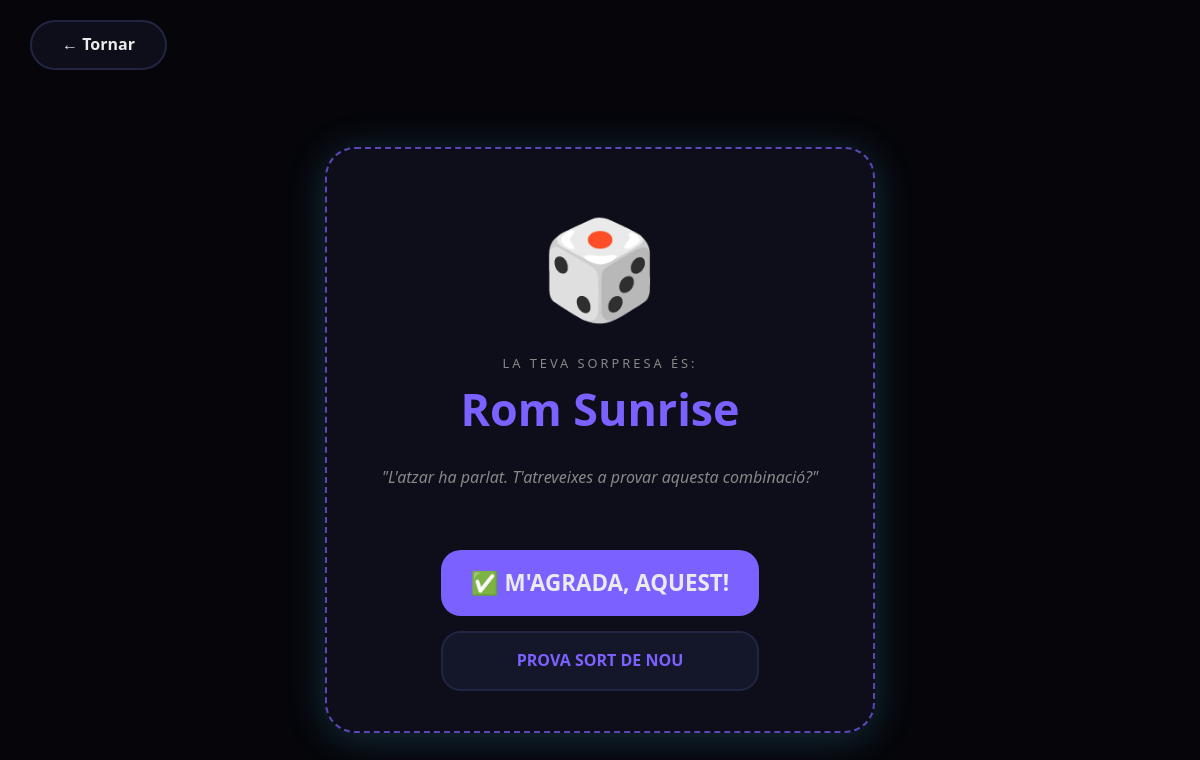
The page /aleatori on the database as committed earlier.
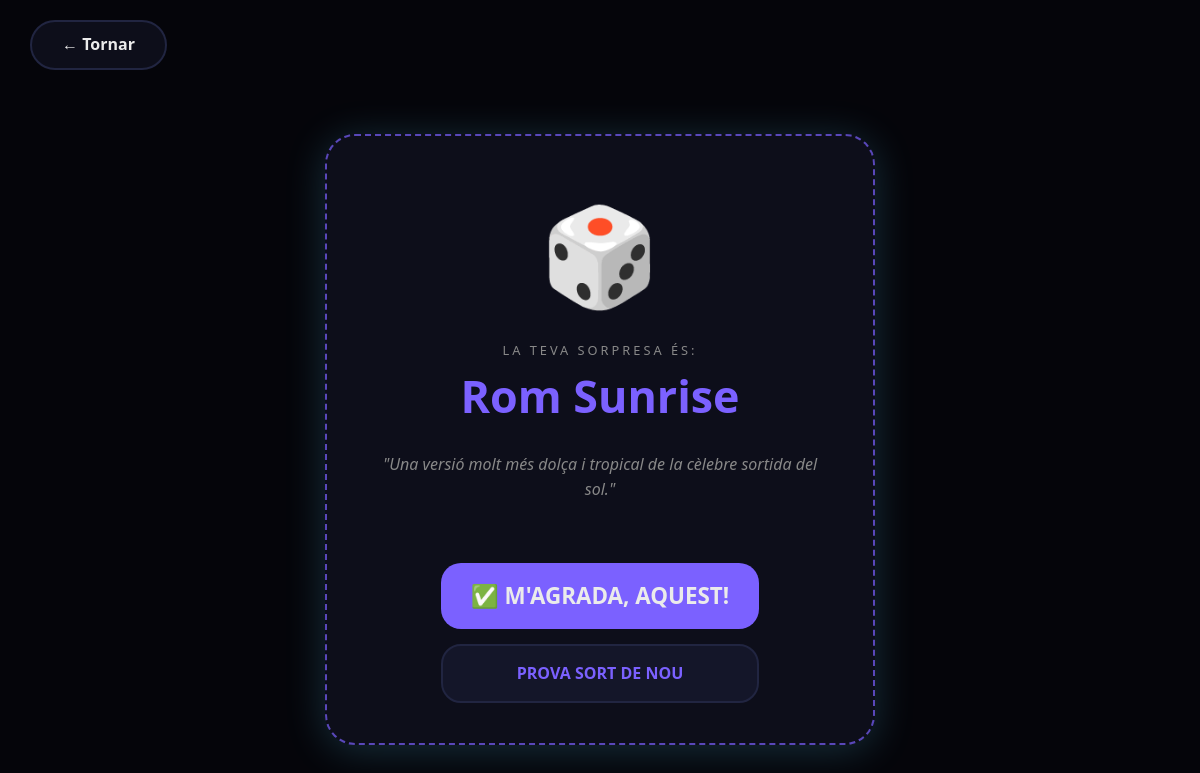
The same page on the database as committed later.
### tables this page shows
CREATE TABLE Coctels (
            ID_Coctel  INTEGER PRIMARY KEY AUTOINCREMENT,
            Nom_Coctel TEXT NOT NULL,
            Descripcio TEXT
        );

### app.py (the view)
@app.route('/aleatori')
def aleatori():
    disponibles = database.get_coctels_disponibles()
    if not disponibles:
        return render_template('error.html', missatge="No hi ha estoc per a cap còctel.")
    coctel = database.get_coctel(random.choice(disponibles)['ID_Coctel'])
    return render_template('aleatori.html', coctel=coctel)

### database.py (called while the page is built)
def connectar():
    connexio = sqlite3.connect(RUTA_DB)
    connexio.execute('PRAGMA journal_mode=WAL;')
    connexio.row_factory = sqlite3.Row
    return connexio

def get_coctels_disponibles():
    connexio = connectar()
    llistat = connexio.execute("""
        SELECT c.ID_Coctel, c.Nom_Coctel, c.Descripcio,
               GROUP_CONCAT(DISTINCT r.Categoria) as Ingredients
        FROM Coctels c
        JOIN Receptes r ON r.ID_Coctel = c.ID_Coctel
        WHERE NOT EXISTS (
            SELECT 1 FROM Receptes r2
            WHERE r2.ID_Coctel = c.ID_Coctel
            AND r2.Categoria NOT IN (
                SELECT i.Categoria FROM Muntatge m
                JOIN Ingredients i ON m.ID_Ingredient = i.ID_Ingredient
                WHERE m.Capacitat_Actual_ml >= r2.Quantitat_ml
            )
        )
        GROUP BY c.ID_Coctel
    """).fetchall()
    connexio.close()
    return [dict(fila) for fila in llistat]

### templates/aleatori.html (shortened to what this page needs)
<!DOCTYPE html>
<html lang="ca">
<head>
    <link rel="stylesheet" href="/static/css/style.css">
</head>
<body>
    <div class="main-container">
        <div class="top-bar">
            <a href="/" class="tornar-btn">← Tornar</a>
        </div>
        <div class="container">
            <div class="icona-flotant">🎲</div>
            <p class="subtext"> La teva sorpresa és:</p>
            <h1>{{ coctel.Nom_Coctel }}</h1>
            <p class="desc">"{{ coctel.Descripcio if coctel.Descripcio else "L'atzar ha parlat. T'atreveixes a provar aquesta combinació?" }}"</p>
            <div class="grup-botons">
                <a href="/confirmacio/{{ coctel.ID_Coctel }}?origen=/aleatori" class="btn-si">✅ M'agrada, aquest!</a>
                <a href="/aleatori" class="btn-refresh">Prova sort de nou</a>
            </div>
        </div>
    </div>
</body>
</html>

### static/css/style.css (style rules this page uses)
:root { --color-fons: #05050a; --color-superficie: #0d0e1a; --color-superficie-2: #131420; --color-superficie-claret: #141629; --color-primari: #7b61ff; --color-primari-clar: #8e77ff; --color-primari-fosc: #6347d1; --color-primari-suau: #7b61ffb2; --color-vora: #212541; --color-text: #ebebeb; --color-text-subtil: #888888; --color-icona-bg: rgba(123, 97, 255, 0.1); --color-error: #ff4b4b; --ombra-primari: rgba(97, 244, 255, 0.4); --ombra-primari-suau: rgba(97, 218, 255, 0.2); --color-alegria: #4caf50; --color-alegria-difuminat: rgba(76, 175, 80, 0.1); --color-tristesa: #2196f3; --color-tristesa-difuminat: rgba(33, 150, 243, 0.1); --color-estres: #ff9800; --color-estres-difuminat: rgba(255, 152, 0, 0.1); --color-enfadat: #f44336; --color-enfadat-difuminat: rgba(244, 67, 54, 0.1); }
* { box-sizing: border-box; margin: 0; padding: 0; user-select: none; -webkit-user-select: none; -webkit-user-drag: none; }
body { background-color: var(--color-fons); color: var(--color-text); font-family: 'Segoe UI', system-ui, sans-serif; line-height: 1.6; }
.main-container { display: flex; flex-direction: column; align-items: center; min-height: 100dvh; padding: 10px; }
.top-bar { display: flex; justify-content: flex-end; width: 100%; padding: 10px 20px; margin-bottom: 10px; }
.tornar-btn { padding: 10px 30px; background: var(--color-superficie); border: 2px solid var(--color-vora); border-radius: 25px; color: var(--color-text); font-weight: 600; text-decoration: none; transition: 0.3s; margin-right: auto; }
.container { background: var(--color-superficie); padding: 40px; border-radius: 30px; display: flex; flex-direction: column; text-align: center; align-items: center; margin: auto; border: 2px dashed var(--color-primari-suau); width: 90%; max-width: 550px; box-shadow: 0 5px 40px var(--ombra-primari-suau); }
h1 { color: var(--color-primari); }

### templates/aleatori.html (style rules this page uses)
.icona-flotant { font-size: 6rem; margin-bottom: 10px; display: inline-block; animation: surar 1s ease-in-out infinite alternate, balancejar 2s ease-in-out infinite alternate; }
h1 { font-size: 2.8rem; }
.subtext { color: var(--color-text-subtil); text-transform: uppercase; font-size: 0.8rem; letter-spacing: 3px; }
.desc { color: var(--color-text-subtil); font-style: italic; margin-top: 20px; }
.grup-botons { display: flex; flex-direction: column; gap: 15px; margin-top: 60px; }
.btn-si { background: var(--color-primari); color: var(--color-text); padding: 15px 30px; border-radius: 20px; text-decoration: none; font-weight: 700; text-transform: uppercase; font-size: 1.4rem; transition: 0.3s; }
.btn-refresh { background: var(--color-superficie-claret); color: var(--color-primari); padding: 15px 30px; border-radius: 20px; border: 2px solid var(--color-vora); text-decoration: none; font-weight: 600; text-transform: uppercase; }

Rows that differ between the two databases and show on the page:
changed Coctels "Rom Sunrise": Descripcio (not shown) → "Una versió molt més dolça i tropical de la cèlebre sortida del sol."
Other text that changed with them:
text no longer shown: "L'atzar ha parlat. T'atreveixes a provar aquesta combinació?"
